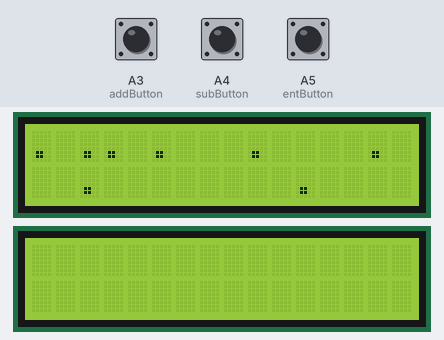
A sketch run on a simulated Arduino Uno, built with avr-gcc and run on an emulated ATmega328P. Parts: 2 × 16×2 character LCD. The test bench sets the inputs (shaded band); at power-on: A5 (entButton) LOW, A3 (addButton) LOW, A4 (subButton) LOW. Random numbers use the default seed unless the sketch sets one; what the sketch prints to the serial monitor is not drawn.

Above: at 1.3 s.
1.4 s: A5 (entButton) pulled HIGH for 0.15 s
At 2.2 s:
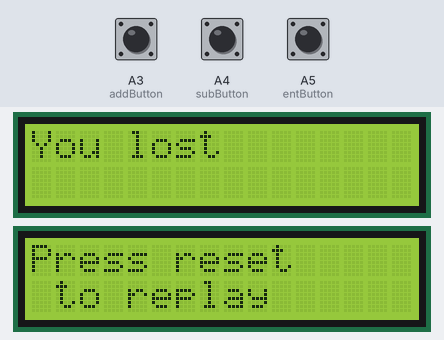
3.0 s: A3 (addButton) pulled HIGH for 3.2 s
At 6.3 s:
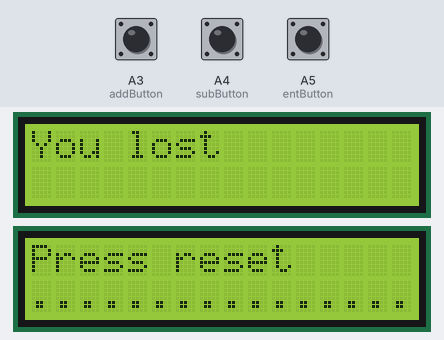
7.7 s: A4 (subButton) pulled HIGH for 3.2 s
At 11.5 s:
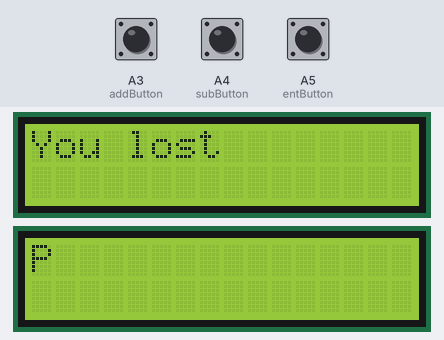
12.4 s: A4 (subButton) pulled HIGH for 0.15 s
At 12.7 s:
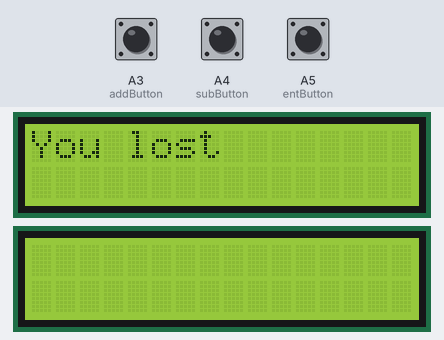
14.0 s: A3 (addButton) pulled HIGH for 0.15 s
15.6 s: A5 (entButton) pulled HIGH for 1 s
At 16.8 s:
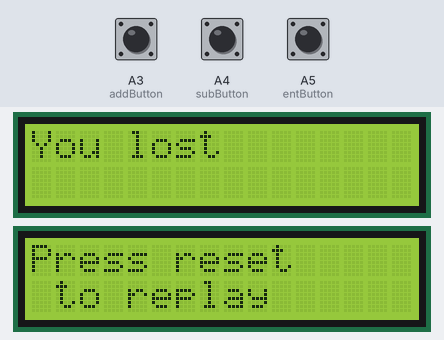
Timing chart, 0 to 18.6 s (numbered marks = the images above; inputs shaded):
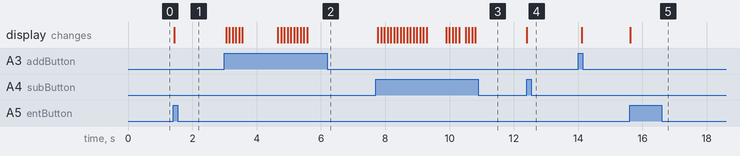

Measured:
- after the input at 1.4 s, the display: changes at once (image 1)
- after the input at 3.0 s, the display: first changes after 0.05 s (image 2 shows a later state)
- after the input at 7.7 s, the display: first changes after 0.08 s (image 3 shows a later state)
- after the input at 12.4 s, the display: changes at once (image 4)
- after the input at 15.6 s, the display: changes at once (image 5)

The sketch:

hackphs-2022.ino
```cpp
/*
 * lcd_bar_graph.ino
 * Displays a simple bar graph
 *
 * Sahibjot Singh
 * December 20, 2020
 */


#include <LiquidCrystal.h>

// LCD Screens
LiquidCrystal lcd1{ 12, 11, 10, 9, 8, 7 };
LiquidCrystal lcd2{ 6, 5, 4, 3, 2, 13 };

// Buttons
const byte addButton = A3;
const byte subButton = A4;
const byte entButton = A5;
bool buttonValues[3] = { false, false, false };

// Variables
int num = 0;
int num2 = 0;
int numCount = 0;
int playerCount = 0;

//
int displayRandom(LiquidCrystal& lcd) {
  int count = 0;
  for (size_t i = 0; i < 16; ++i) {
    for (size_t j = 0; j < 2; ++j) {
      if (random(1, 5) == 1) {
        lcd.setCursor(i, j);
        lcd.print(".");
        count++;
      }
    }
  }
  return count;
}

// Executes once, at the start
void setup() {
  randomSeed(analogRead(0));

  // Initializes the LCDs
  lcd1.begin(16, 2);
  lcd2.begin(16, 2);
  lcd1.clear();
  lcd2.clear();

  Serial.begin(9600);
  numCount = displayRandom(lcd1);
}

// Loops infinitely
void loop() {
  bool currentButtonValues[3] = {
    digitalRead(addButton),
    digitalRead(subButton),
    digitalRead(entButton)
  };

  // Button inputs
  for (size_t i = 0; i < 3; ++i) {
    if (currentButtonValues[i] && currentButtonValues[i] != buttonValues[i]) {
      Serial.println(currentButtonValues[0]);
      Serial.println(currentButtonValues[1]);
      Serial.println(currentButtonValues[2]);

      Serial.println(buttonValues[0]);
      Serial.println(buttonValues[1]);
      Serial.println(buttonValues[2]);
      switch (i) {
      case 0:
        if (playerCount == 16) lcd2.setCursor(0, 1);
        lcd2.print(".");
        playerCount++;
        break;
      case 1:
        playerCount--;
        lcd2.setCursor(playerCount % 16, playerCount / 16);
        lcd2.print(" ");
        lcd2.setCursor(playerCount % 16, playerCount / 16);
        break;
      case 2:
        if (playerCount == numCount) {
          lcd1.clear();
          lcd2.clear();
          lcd1.print("You won");
          lcd2.print("Press reset");
          lcd2.setCursor(0, 1);
          lcd2.print(" to replay");
        } else {
          lcd1.clear();
          lcd2.clear();
          lcd1.print("You lost");
          lcd2.print("Press reset");
          lcd2.setCursor(0, 1);
          lcd2.print(" to replay");
        }
      }
    }
    buttonValues[i] == currentButtonValues[i];
  }

  delay(100);
}
```
